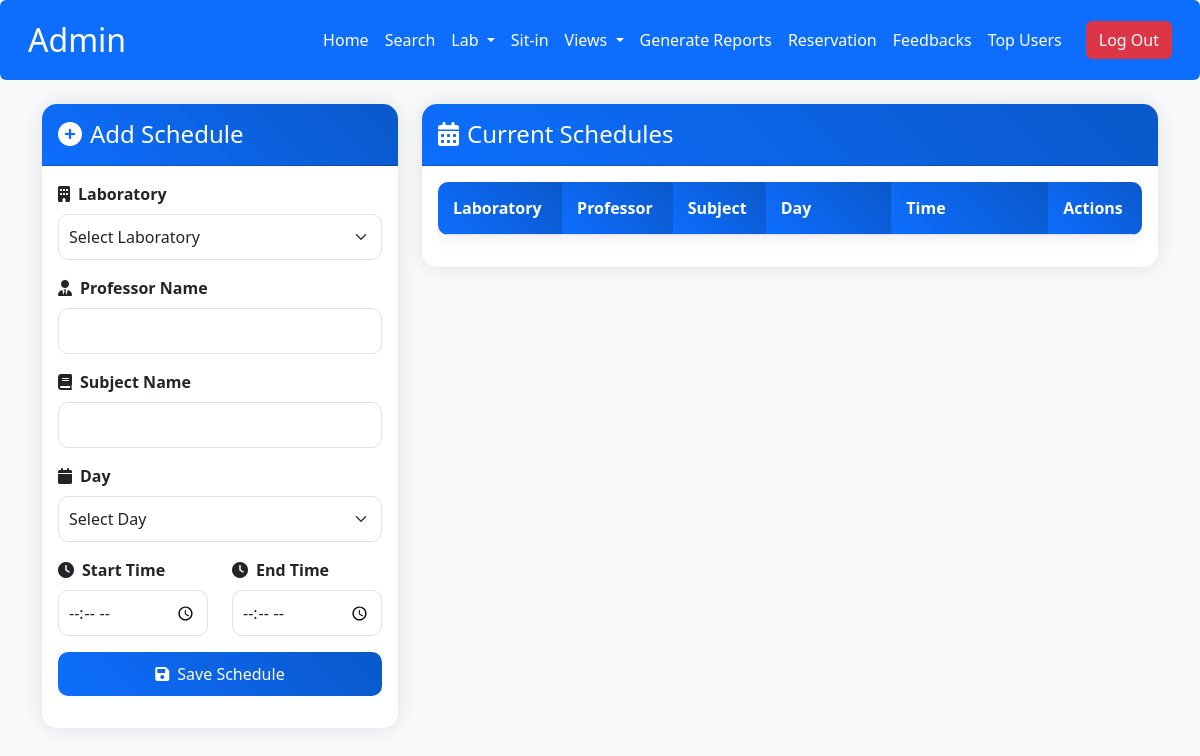
/admin/lab_schedules.php, run on an earlier commit of the app's database.
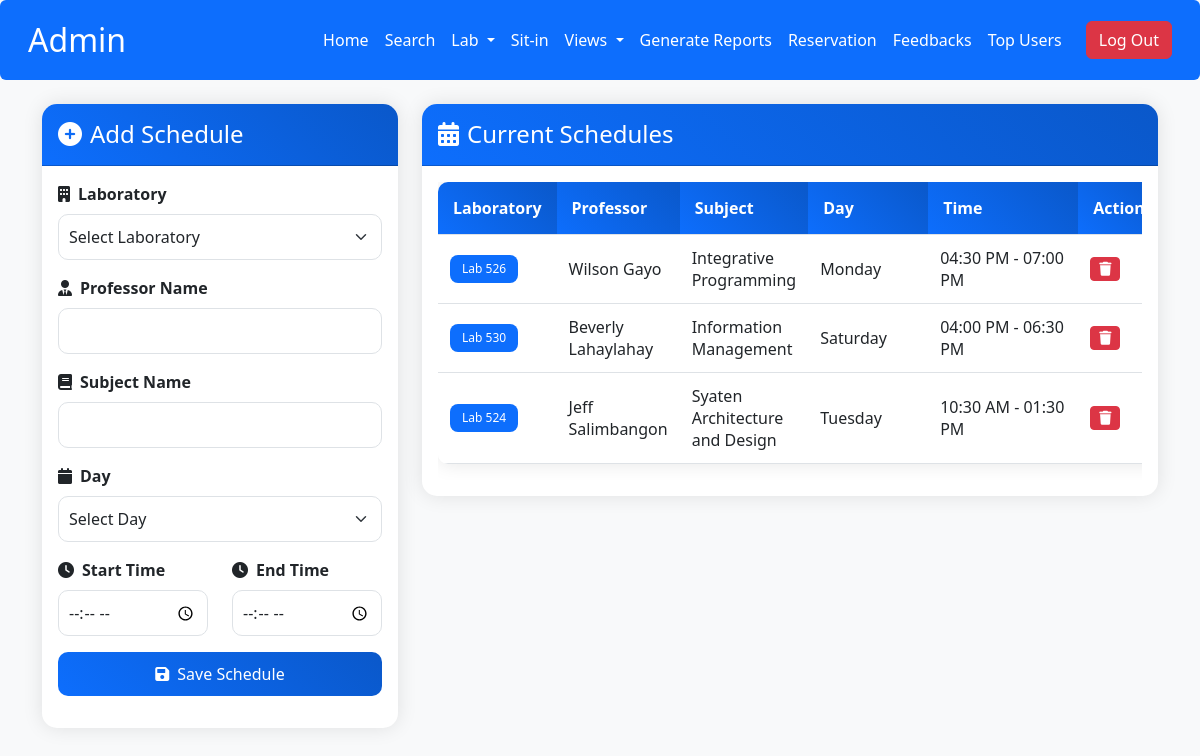
And on a later commit of the database.
### tables this page shows
CREATE TABLE `lab_schedules` (
  `schedule_id` int(11) NOT NULL,
  `lab_number` varchar(10) NOT NULL,
  `professor_name` varchar(100) NOT NULL,
  `subject` varchar(100) NOT NULL,
  `day` varchar(20) NOT NULL,
  `start_time` time NOT NULL,
  `end_time` time NOT NULL,
  `created_at` timestamp NOT NULL DEFAULT current_timestamp()
);

### admin/lab_schedules.php (the view, shortened to what the changed rows need)
<?php
require_once('db.php');
include('admin_navbar.php');
$schedules = $con->query("SELECT * FROM lab_schedules ORDER BY day, start_time");
?>
<!DOCTYPE html>
<html lang="en">
<head>
    <link href="https://cdn.jsdelivr.net/npm/bootstrap@5.3.0/dist/css/bootstrap.min.css" rel="stylesheet">
    <link href="https://cdnjs.cloudflare.com/ajax/libs/font-awesome/6.0.0/css/all.min.css" rel="stylesheet">
</head>
<body class="bg-light">
    <div class="container mt-4">
        <div class="row">
            <div class="col-md-8">
                <div class="card">
                    <div class="card-body">
                        <div class="table-responsive">
                            <table class="table table-hover schedule-table">
                                <thead>
                                    <tr>
                                        <th>Laboratory</th>
                                        <th>Professor</th>
                                        <th>Subject</th>
                                        <th class="day-column">Day</th>
                                        <th class="time-column">Time</th>
                                        <th>Actions</th>
                                    </tr>
                                </thead>
                                <tbody>
                                    <?php while($schedule = $schedules->fetch_assoc()): ?>
                                    <tr>
                                        <td>
                                            <span class="badge bg-primary badge-custom">
                                                Lab <?= htmlspecialchars($schedule['lab_number']) ?>
                                            </span>
                                        </td>
                                        <td><?= htmlspecialchars($schedule['professor_name']) ?></td>
                                        <td><?= htmlspecialchars($schedule['subject']) ?></td>
                                        <td><?= htmlspecialchars($schedule['day']) ?></td>
                                        <td>
                                            <?= date('h:i A', strtotime($schedule['start_time'])) ?> -
                                            <?= date('h:i A', strtotime($schedule['end_time'])) ?>
                                        </td>
                                        <td>
                                            <button class="btn btn-danger btn-sm" onclick="deleteSchedule(<?= $schedule['schedule_id'] ?>)">
                                                <i class="fas fa-trash"></i>
                                            </button>
                                        </td>
                                    </tr>
                                    <?php endwhile; ?>
                                </tbody>
                            </table>
                        </div>
                    </div>
                </div>
            </div>
        </div>
    </div>
</body>
</html>

What changed in the data, as far as the page shows it:
added lab_schedules: lab_number "526", professor_name "Wilson Gayo", subject "Integrative Programming", day "Monday", start_time "04:30 PM", end_time "07:00 PM"
added lab_schedules: lab_number "530", professor_name "Beverly Lahaylahay", subject "Information Management", day "Saturday", start_time "04:00 PM", end_time "06:30 PM"
added lab_schedules: lab_number "524", professor_name "Jeff Salimbangon", subject "Syaten Architecture and Design", day "Tuesday", start_time "10:30 AM", end_time "01:30 PM"
